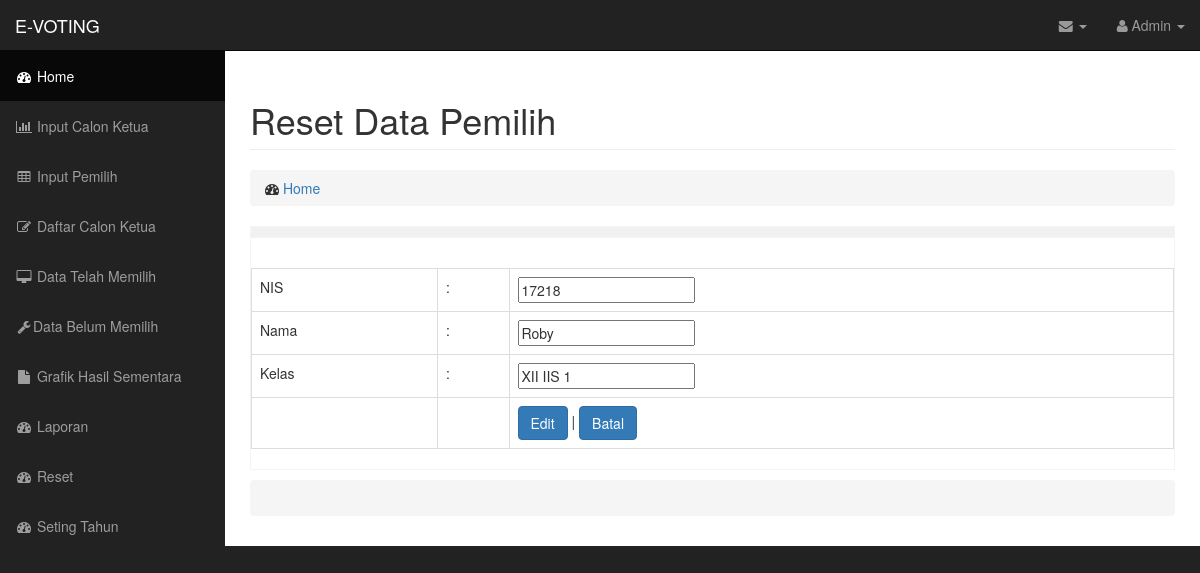
Page /system/form_edit_pemilih.php?id=1400 (signed in) on the committed database.
### tables this page shows
CREATE TABLE `students` (
  `id_siswa` int(11) NOT NULL,
  `matric_no` decimal(12,0) NOT NULL DEFAULT '0',
  `password` varchar(20) NOT NULL,
  `kelas` varchar(20) NOT NULL,
  `thn_ajaran` varchar(255) NOT NULL,
  `status` int(1) NOT NULL DEFAULT '0'
);

### system/form_edit_pemilih.php (the view, shortened to what this page needs)
<!DOCTYPE html>
<html lang="en">
<head>
    <link href="css/bootstrap.min.css" rel="stylesheet">
    <link href="css/sb-admin.css" rel="stylesheet">
    <link href="css/plugins/morris.css" rel="stylesheet">
    <link href="font-awesome/css/font-awesome.min.css" rel="stylesheet" type="text/css">
</head>
<body>
    <div id="wrapper">
        <nav class="navbar navbar-inverse navbar-fixed-top" role="navigation">
            <div class="navbar-header">
                <a class="navbar-brand" href="home.php">E-VOTING</a>
            </div>
            <ul class="nav navbar-right top-nav">
                <li class="dropdown">
                    <a href="#" class="dropdown-toggle" data-toggle="dropdown"><i class="fa fa-envelope"></i> <b class="caret"></b></a>
                </li>
                <li class="dropdown">
                    <a href="#" class="dropdown-toggle" data-toggle="dropdown"><i class="fa fa-user"></i> Admin <b class="caret"></b></a>
                </li>
            </ul>
            <div class="collapse navbar-collapse navbar-ex1-collapse">
                <ul class="nav navbar-nav side-nav">
                    <li class="active">
                        <a href="home.php"><i class="fa fa-fw fa-dashboard"></i> Home</a>
                    </li>
                    <li>
                        <a href="inputcalon.php"><i class="fa fa-fw fa-bar-chart-o"></i> Input Calon Ketua</a>
                    </li>
                    <li>
                        <a href="inputpemilih.php"><i class="fa fa-fw fa-table"></i> Input Pemilih</a>
                    </li>
                    <li>
                        <a href="daftarcalon.php"><i class="fa fa-fw fa-edit"></i> Daftar Calon Ketua</a>
                    </li>
                    <li>
                        <a href="datatelahmemilih.php"><i class="fa fa-fw fa-desktop"></i> Data Telah Memilih</a>
                    </li>
                    <li>
                        <a href="databelummemilih.php"><i class="fa fa-fw fa-wrench"></i>Data Belum Memilih</a>
                    </li>
                    <li>
                        <a href="grafik.php"><i class="fa fa-fw fa-file"></i> Grafik Hasil Sementara</a>
                    </li>
                    <li>
                        <a href="laporan.php"><i class="fa fa-fw fa-dashboard"></i> Laporan</a>
                    </li>
                    <li>
                        <a href="reset_hasil.php"><i class="fa fa-fw fa-dashboard"></i> Reset</a>
                    </li>
                    <li>
                        <a href="setingtahun.php"><i class="fa fa-fw fa-dashboard"></i> Seting Tahun</a>
                    </li>
                </ul>
            </div>
        </nav>
        <div id="page-wrapper">
      <div class="container-fluid">
                <div class="row">
                  <div class="col-lg-12">
                        <h1 class="page-header">
                            Reset Data Pemilih
                        </h1>
                        <ol class="breadcrumb">
                            <li>
                                <i class="fa fa-dashboard"></i>  <a href="home.php">Home</a>
                            </li>
                        </ol>
                    <p>  <table width="100%" border="1" style="border-collapse:collapse" bordercolor="f4f4f4" cellspacing="0" cellpadding="3">
          <tr>
            <td width="79%" align="left" valign="top" bgcolor="#F1F1F1" id="body_form">
              <p>
		    <tr bgcolor="#FFFFFF">
    <td height="178" bgcolor="#FFFFFF"><p>&nbsp;</p>
	<?php
	$edit = mysql_query("SELECT * FROM students WHERE id_siswa='$_GET[id]'");
	$r = mysql_fetch_array ($edit);
?>
<form action="proses_edit_pemilih.php" method="post">
<table class="table table-bordered table-hover"id="daftar" border='1' style="border-collapse:collapse" cellpadding='1' cellspacing='2' align='left' width='85%'>
	<tr>
	<td>NIS</td>
	<td>:</td>
	<td><input type="text" width="200"  name="matric_no" value="<?php echo $r['matric_no']?>" class="ed"></td>
	</tr>
    <tr>
	<td>Nama</td>
	<td>:</td>
	<td><input type="text" width="200" height="20" name="password" value="<?php echo $r['password'] ?>" class="ed"></td>
	</tr>
    <tr>
	<td>Kelas</td>
	<td>:</td>
	<td><input type="text" name="kelas" value="<?php echo $r['kelas'] ?>" class="ed"></td>
	</tr>
	<tr>
	  <td></td>
	  <td></td>
	  <td><input type="submit" class="btn btn-primary" value="Edit" id="button1">
	  |
	    <a href="databelummemilih.php"><input type="button" class="btn btn-primary" value="Batal" id="button2"></a></td>
	  </tr>
	</table>
</form>
</td>
  </tr>
</table>
</p>
<ol class="breadcrumb">
                    </ol>
                    </div>
                </div>
            </div>
        </div>
    </div>
</body>
</html>

### system/css/sb-admin.css (style rules this page uses)
body { margin-top: 100px; background-color: #222; }
@media (min-width:768px) { body { margin-top: 50px; } }
#wrapper { padding-left: 0; }
#page-wrapper { width: 100%; padding: 0; background-color: #fff; }
@media (min-width:768px) { #wrapper { padding-left: 225px; } }
@media (min-width:768px) { #page-wrapper { padding: 10px; } }
.top-nav { padding: 0 15px; }
.top-nav>li { display: inline-block; float: left; }
.top-nav>li>a { padding-top: 15px; padding-bottom: 15px; line-height: 20px; color: #999; }
@media (min-width:768px) { .side-nav { position: fixed; top: 51px; left: 225px; width: 225px; margin-left: -225px; border: none; border-radius: 0; overflow-y: auto; background-color: #222; bottom: 0; overflow-x: hidden; padding-bottom: 40px; } }
@media (min-width:768px) { .side-nav>li>a { width: 225px; } }

### rows in the picture
students: matric_no "17218", password "Roby", kelas "XII IIS 1"
